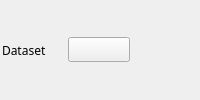
                <widget class="QWidget" name="lsh_sw_3">
                 <property name="font">
                  <font>
                   <family>Ableton Sans Light</family>
                   <pointsize>9</pointsize>
                  </font>
                 </property>
                 <layout class="QHBoxLayout" name="horizontalLayout_27">
                  <property name="leftMargin">
                   <number>2</number>
                  </property>
                  <property name="topMargin">
                   <number>2</number>
                  </property>
                  <property name="rightMargin">
                   <number>2</number>
                  </property>
                  <property name="bottomMargin">
                   <number>2</number>
                  </property>
                  <item>
                   <widget class="QLabel" name="dataset_type_label">
                    <property name="maximumSize">
                     <size>
                      <width>60</width>
                      <height>16777215</height>
                     </size>
                    </property>
                    <property name="font">
                     <font>
                      <family>Ableton Sans Light</family>
                      <pointsize>9</pointsize>
                     </font>
                    </property>
                    <property name="text">
                     <string>Dataset</string>
                    </property>
                   </widget>
                  </item>
                  <item>
                   <widget class="ComboBox" name="dataset_type_cb"/>
                  </item>
                  <item>
                   <widget class="QLabel" name="dataset_features_n">
                    <property name="text">
                     <string/>
                    </property>
                   </widget>
                  </item>
                 </layout>
                </widget>
